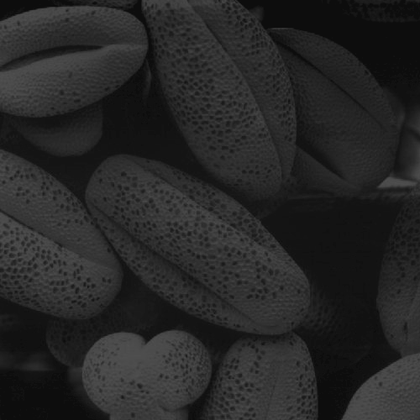
%> input picture Thanh/dataImages/Fig0316(4)(bottom_left).tif, 420 x 420 px, shrunk from 500 x 500 before the run
$ octave baitap3_chuong2_khongthuattoan.m   (GNU Octave 9; MATLAB toolbox functions it lacks are replaced by stand-ins)
%> lines starting %> are read from the running program, lines starting %| are printed output that depends on the picture
% a. ??c ?nh
i = imread('Fig0316(4)(bottom_left).tif');  % ??c ?nh vào bi?n i
%> i is the input picture: size 420x420 uint8; min 10, max 81, mean 38.7
figure;
imshow(i);  % Hi?n th? ?nh g?c
title('?nh g?c');

% b. Tính toán histogram c?a ?nh th? công
n = zeros(1, 256);  % M?ng ?? ch?a s? l?n xu?t hi?n c?a m?i m?c xám t? 0 ??n 255
[M, N] = size(i);  % L?y kích th??c ?nh (M hàng, N c?t)
%> M = 420; N = 420

for row = 1:M
    for col = 1:N
        level = i(row, col);  % L?y giá tr? pixel t?i v? trí (row, col)
        n(level + 1) = n(level + 1) + 1;  % T?ng t?n su?t cho m?c xám này
    end
end
%> after the loop, n = 256 values, max 10911 at index 20, min 0 at index 1, mean 689.1

% c. Tính CDF th? công
cdf = zeros(1, 256);  % Kh?i t?o m?ng CDF
cdf(1) = n(1);  % CDF ban ??u b?ng t?n su?t c?a m?c xám ??u tiên

% Tính t?ng tích l?y th? công
for j = 2:256
    cdf(j) = cdf(j - 1) + n(j);  % C?ng d?n t?n su?t
end
%> after the loop, cdf = 256 values from 0 to 176400

% d. Chu?n hóa CDF và tính các giá tr? pixel m?i
L = 256;  % S? m?c xám
cdf_min = min(cdf(cdf > 0));  % CDF nh? nh?t có giá tr? khác 0
%> cdf_min = 2
cdf_normalized = (cdf - cdf_min) / (M * N - cdf_min);  % Chu?n hóa CDF
%> cdf_normalized = 256 values from -1.13e-05 to 1

% e. Tính toán các giá tr? pixel m?i t? CDF ?ã chu?n hóa
new_i = uint8(zeros(M, N));  % Kh?i t?o ?nh m?i
for row = 1:M
    for col = 1:N
        level = i(row, col);  % L?y giá tr? pixel c?
        new_i(row, col) = uint8(cdf_normalized(level + 1) * (L - 1));  % Áp d?ng CDF ?? chu?n hóa giá tr? pixel
    end
end
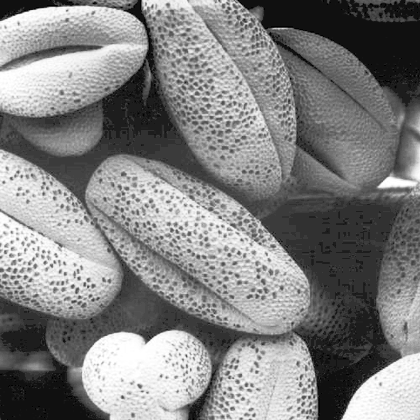
%> new_i: size 420x420 uint8; min 0, max 255, mean 130.4

% f. Hi?n th? ?nh ?ã cân b?ng histogram
figure;
imshow(new_i);  % Hi?n th? ?nh sau khi cân b?ng m?c xám
title('?nh sau khi cân b?ng m?c xám');

% g. V? histogram c?a ?nh sau khi cân b?ng m?c xám
figure;
n_new = zeros(1, 256);  % M?ng ?? ch?a histogram c?a ?nh ?ã cân b?ng
for row = 1:M
    for col = 1:N
        level = new_i(row, col);  % L?y giá tr? pixel sau khi bi?n ??i
        n_new(level + 1) = n_new(level + 1) + 1;  % T?ng t?n su?t cho m?c xám này
    end
end
%> after the loop, n_new = 256 values, max 10911 at index 50, min 0 at index 3, mean 689.1
bar(0:255, n_new);  % V? histogram c?a ?nh ?ã cân b?ng
title('Histogram c?a ?nh sau khi cân b?ng m?c xám');
xlabel('M?c xám');
ylabel('T?n su?t');
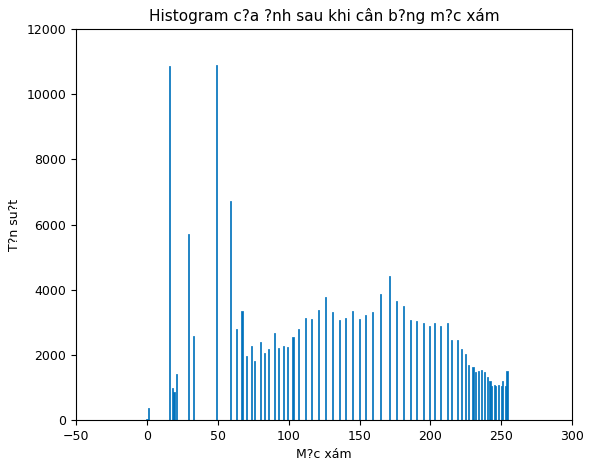
%> figure redrawn from the program's plot data; tallest bar 10911 high, from x = 48.6 to 49.4
